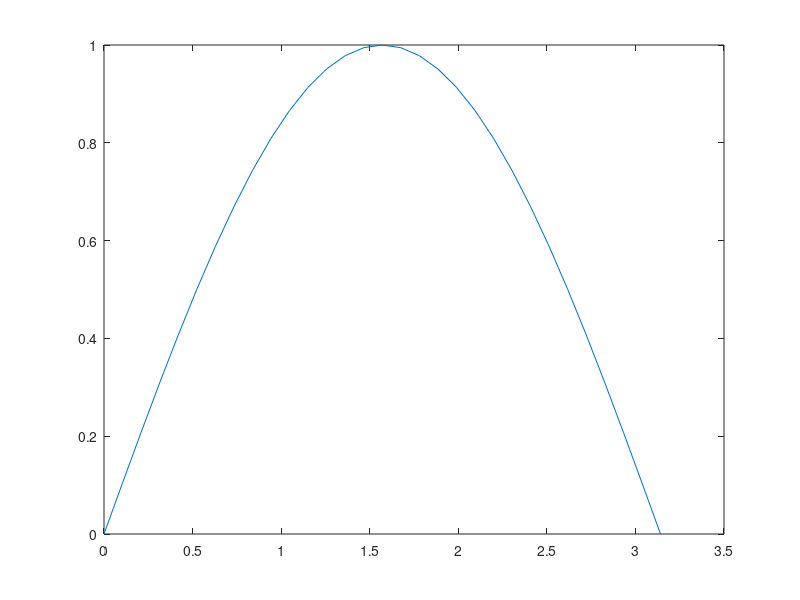

This chart was generated by the following MATLAB code: (Note: this script raises an error after producing the figure.)

% integrate trig functions

x1 = 0;
x2 = pi;
N  = 31; % number of points, number
         % of intervals is one less

figure (1) ; clf ;

x = linspace (x1, x2, N);
dx = (x2 - x1) / (N - 1); % interval width

% y = x .* x;
y = sin (x);

clear res stat

plot (x, y) ; hold on ; plot (x, y, '*', 'r', 'Size', dx / 4);
[res, stat] = integrate (y, dx);
disp (sprintf ('Results = %f', res));
disp (sprintf ('Status  = %f', stat));
